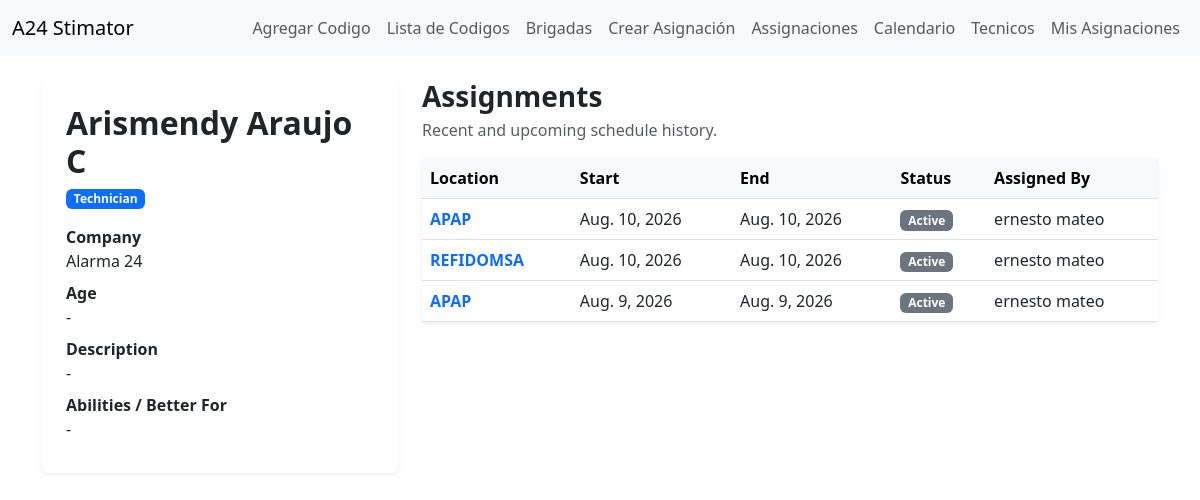
/work-tracking/profiles/12/ (signed in), run on the app's committed database.
### work_tracking/models.py (models this page shows, shortened)
class UserProfile(models.Model):
    ROLE_MANAGEMENT = 'management'
    ROLE_SUPERVISOR = 'supervisor'
    ROLE_TECHNICIAN = 'technician'
    ROLE_CHOICES = [
        (ROLE_MANAGEMENT, 'Management'),
        (ROLE_SUPERVISOR, 'Supervisor'),
        (ROLE_TECHNICIAN, 'Technician'),
    ]
    user = models.OneToOneField(User, on_delete=models.CASCADE, related_name='profile')
    role = models.CharField(max_length=20, choices=ROLE_CHOICES, default=ROLE_TECHNICIAN)
    age = models.PositiveIntegerField(null=True, blank=True)
    company = models.CharField(max_length=150, null=True, blank=True)
    description = models.TextField(null=True, blank=True)
    abilities = models.TextField(null=True, blank=True)
    created_by = models.ForeignKey(User, on_delete=models.PROTECT, null=True, blank=True,
                                   related_name='created_worker_profiles')
    created_at = models.DateTimeField(auto_now_add=True)
    timezone = models.CharField(
        max_length=50,
        default="America/Santo_Domingo"
    )
    def is_management(self):
        return self.role == self.ROLE_MANAGEMENT

class TechnicianAssigment(models.Model):
    STATUS_ACTIVE = 'active'
    STATUS_CANCELLED = 'cancelled'
    STATUS_COMPLETED = 'completed'
    STATUS_CHOICES = [
        (STATUS_ACTIVE, 'Active'),
        (STATUS_CANCELLED, 'Cancelled'),
        (STATUS_COMPLETED, 'Completed'),
    ]
    workers = models.ManyToManyField(User, through='AssignmentMember', related_name='work_assignments')
    assigned_by = models.ForeignKey(User, on_delete=models.PROTECT, related_name='created_technician_assigments')
    location = models.CharField(max_length=255)
    work_description = models.TextField(blank=True, null=True)
    start_date = models.DateField()
    end_date = models.DateField()
    start_time = models.TimeField(null=True, blank=True)
    end_time = models.TimeField(null=True, blank=True)
    status = models.CharField(max_length=20, choices=STATUS_CHOICES, default=STATUS_ACTIVE)
    created_at = models.DateTimeField(auto_now_add=True)
    completion_notes = models.TextField(blank=True)
    cancel_reason = models.TextField(blank=True)
    completed_at = models.DateTimeField(null=True,blank=True)
    cancelled_at = models.DateTimeField(null=True,blank=True)

### work_tracking/views.py (the view)
@login_required(login_url="login")
def worker_profile_detail_view(request, profile_id):
    profile = get_object_or_404(
        UserProfile.objects.select_related("user", "created_by"),
        id=profile_id
    )
    if not hasattr(request.user,"profile"):
        messages.error(request, "Your User does not have a worker profile")
        return redirect("my_schedule")
    is_own_profile = profile.user == request.user
    can_view_all_profiles = (
        request.user.profile.is_management()
        or request.user.profile.is_supervisor()
    )
    if not is_own_profile and not can_view_all_profiles:
        messages.error(request, "You do not have permission to view this profiles.")
        return redirect("my_schedule")
    assignments = TechnicianAssigment.objects.filter(
        workers = profile.user,
    ).select_related("assigned_by").prefetch_related("workers",).order_by("-start_date")
    return render(
        request,
        "work_tracking/worker_profile_detail.html",
        {
            "profile": profile,
            "assignments": assignments,
        },
    )

### work_tracking/templates/work_tracking/worker_profile_detail.html (shortened to what this page needs)
{% extends 'html/layout.html' %}
{% block content %}
<div class="row">
    <div class="col-lg-4 mb-4">
        <div class="card border-0 shadow-sm">
            <div class="card-body p-4">
                <h2 class="fw-bold mb-1">
                    {{ profile.user.get_full_name|default:profile.user.username }}
                </h2>
                <span class="badge bg-primary mb-3">
                    {{ profile.get_role_display }}
                </span>
                <dl class="mb-0">
                    <dt>Company</dt>
                    <dd>{{ profile.company|default:"-" }}</dd>
                    <dt>Age</dt>
                    <dd>{{ profile.age|default:"-" }}</dd>
                    <dt>Description</dt>
                    <dd>{{ profile.description|default:"-" }}</dd>
                    <dt>Abilities / Better For</dt>
                    <dd>{{ profile.abilities|default:"-" }}</dd>
                </dl>
            </div>
        </div>
    </div>
    <div class="col-lg-8">
        <div class="d-flex justify-content-between align-items-center mb-3">
            <div>
                <h3 class="fw-bold mb-1">Assignments</h3>
                <p class="text-muted mb-0">Recent and upcoming schedule history.</p>
            </div>
        </div>
        {% if assignments %}
            <div class="card border-0 shadow-sm">
                <div class="table-responsive">
                    <table class="table table-hover align-middle mb-0">
                        <thead class="table-light">
                            <tr>
                                <th>Location</th>
                                <th>Start</th>
                                <th>End</th>
                                <th>Status</th>
                                <th>Assigned By</th>
                            </tr>
                        </thead>
                        <tbody>
                            {% for assignment in assignments %}
                                <tr>
                                    <td>
                                        <a href="{% url 'assignment_detail' assignment.id %}" class="text-decoration-none fw-semibold">
                                            {{ assignment.location }}
                                        </a>
                                    </td>
                                    <td>{{ assignment.start_date }}</td>
                                    <td>{{ assignment.end_date }}</td>
                                    <td>
                                        <span class="badge bg-secondary">
                                            {{ assignment.get_status_display }}
                                        </span>
                                    </td>
                                    <td>
                                        {{ assignment.assigned_by.get_full_name|default:assignment.assigned_by.username }}
                                    </td>
                                </tr>
                            {% endfor %}
                        </tbody>
                    </table>
                </div>
            </div>
        {% else %}
            <div class="alert alert-info">
                No assignments found for this worker.
            </div>
        {% endif %}
    </div>
</div>
{% endblock %}

### data on the page
UserProfile: user.get_full_name "Arismendy Araujo C", role "Technician", company "Alarma 24", age "-", description "-", abilities "-"
TechnicianAssigment: location "APAP", start_date "Aug. 10, 2026", end_date "Aug. 10, 2026", status "Active", assigned_by.get_full_name "ernesto mateo"
TechnicianAssigment: location "REFIDOMSA", start_date "Aug. 10, 2026", end_date "Aug. 10, 2026", status "Active", assigned_by.get_full_name "ernesto mateo"
TechnicianAssigment: location "APAP", start_date "Aug. 9, 2026", end_date "Aug. 9, 2026", status "Active", assigned_by.get_full_name "ernesto mateo"
